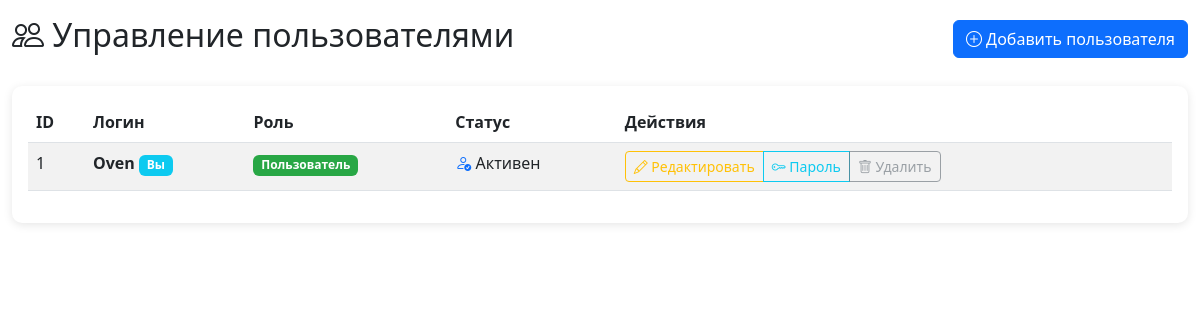
The app's page /php/users.php (signed in) with its own data.
### tables this page shows
CREATE TABLE `users` (
  `UID` int NOT NULL AUTO_INCREMENT,
  `User_login` text,
  `User_password` int DEFAULT NULL,
  `Is_admin` tinyint(1) DEFAULT NULL,
  PRIMARY KEY (`UID`)
);

### WEB/php/users.php (the view, shortened to what this page needs)
<?php
require_once 'db.php';
function executeQuery($connect, $sql) {
    $result = mysqli_query($connect, $sql);
    return $result;
}
$users = [];
$result = executeQuery($connect, "SELECT UID, User_login, Is_admin FROM users ORDER BY UID");
if ($result) {
    while ($row = mysqli_fetch_assoc($result)) {
        $users[] = $row;
    }
}
?>
<!DOCTYPE html>
<html lang="ru">
<head>
    <link href="https://cdn.jsdelivr.net/npm/bootstrap@5.2.1/dist/css/bootstrap.min.css" rel="stylesheet">
    <link rel="stylesheet" href="https://cdn.jsdelivr.net/npm/bootstrap-icons@1.7.2/font/bootstrap-icons.css">
    <link rel="stylesheet" href="../css/users.css">
</head>
<body>
    <div class="container-fluid py-3">
        <div class="d-flex justify-content-between align-items-center mb-4">
            <h2><i class="bi bi-people"></i> Управление пользователями</h2>
            <button class="btn btn-primary" data-bs-toggle="modal" data-bs-target="#addUserModal">
                <i class="bi bi-plus-circle"></i> Добавить пользователя
            </button>
        </div>
        <div class="card">
            <div class="card-body">
                <div class="table-responsive">
                    <table class="table table-striped table-hover">
                        <thead>
                            <tr>
                                <th>ID</th>
                                <th>Логин</th>
                                <th>Роль</th>
                                <th>Статус</th>
                                <th>Действия</th>
                            </tr>
                        </thead>
                        <tbody>
                            <?php foreach ($users as $user): ?>
                            <tr>
                                <td><?= $user['UID'] ?></td>
                                <td>
                                    <strong><?= htmlspecialchars($user['User_login']) ?></strong>
                                    <?php if ($user['UID'] == $_SESSION['user_id']): ?>
                                        <span class="badge bg-info">Вы</span>
                                    <?php endif; ?>
                                </td>
                                <td>
                                    <?php if ($user['Is_admin']): ?>
                                        <span class="badge badge-admin">Администратор</span>
                                    <?php else: ?>
                                        <span class="badge badge-user">Пользователь</span>
                                    <?php endif; ?>
                                </td>
                                <td>
                                    <?php if ($user['Is_admin']): ?>
                                        <i class="bi bi-shield-check text-success"></i> Активен
                                    <?php else: ?>
                                        <i class="bi bi-person-check text-primary"></i> Активен
                                    <?php endif; ?>
                                </td>
                                <td>
                                    <div class="btn-group btn-group-sm">
                                        <button class="btn btn-outline-warning"
                                                data-bs-toggle="modal"
                                                data-bs-target="#editUserModal"
                                                onclick="setEditUser(<?= $user['UID'] ?>, '<?= htmlspecialchars($user['User_login']) ?>', <?= $user['Is_admin'] ?>)">
                                            <i class="bi bi-pencil"></i> Редактировать
                                        </button>
                                        <button class="btn btn-outline-info"
                                                data-bs-toggle="modal"
                                                data-bs-target="#changePasswordModal"
                                                onclick="setChangePasswordUser(<?= $user['UID'] ?>, '<?= htmlspecialchars($user['User_login']) ?>')">
                                            <i class="bi bi-key"></i> Пароль
                                        </button>
                                        <?php if (!$user['Is_admin'] && $user['UID'] != $_SESSION['user_id']): ?>
                                            <a href="users.php?action=delete&id=<?= $user['UID'] ?>"
                                               class="btn btn-outline-danger"
                                               onclick="return confirm('Вы уверены, что хотите удалить пользователя <?= htmlspecialchars($user['User_login']) ?>?')">
                                                <i class="bi bi-trash"></i> Удалить
                                            </a>
                                        <?php else: ?>
                                            <button class="btn btn-outline-secondary" disabled>
                                                <i class="bi bi-trash"></i> Удалить
                                            </button>
                                        <?php endif; ?>
                                    </div>
                                </td>
                            </tr>
                            <?php endforeach; ?>
                        </tbody>
                    </table>
                </div>
            </div>
        </div>
    </div>
</body>
</html>

### WEB/css/users.css (style rules this page uses)
.card { border: none; border-radius: 10px; box-shadow: 0 2px 10px rgba(0,0,0,0.1); }
.table th { border-top: none; font-weight: 600; }
.badge-user { background: #28a745; color: white; }

### records on screen
users: UID "1", User_login "Oven", shows "Вы", Is_admin "Пользователь"
